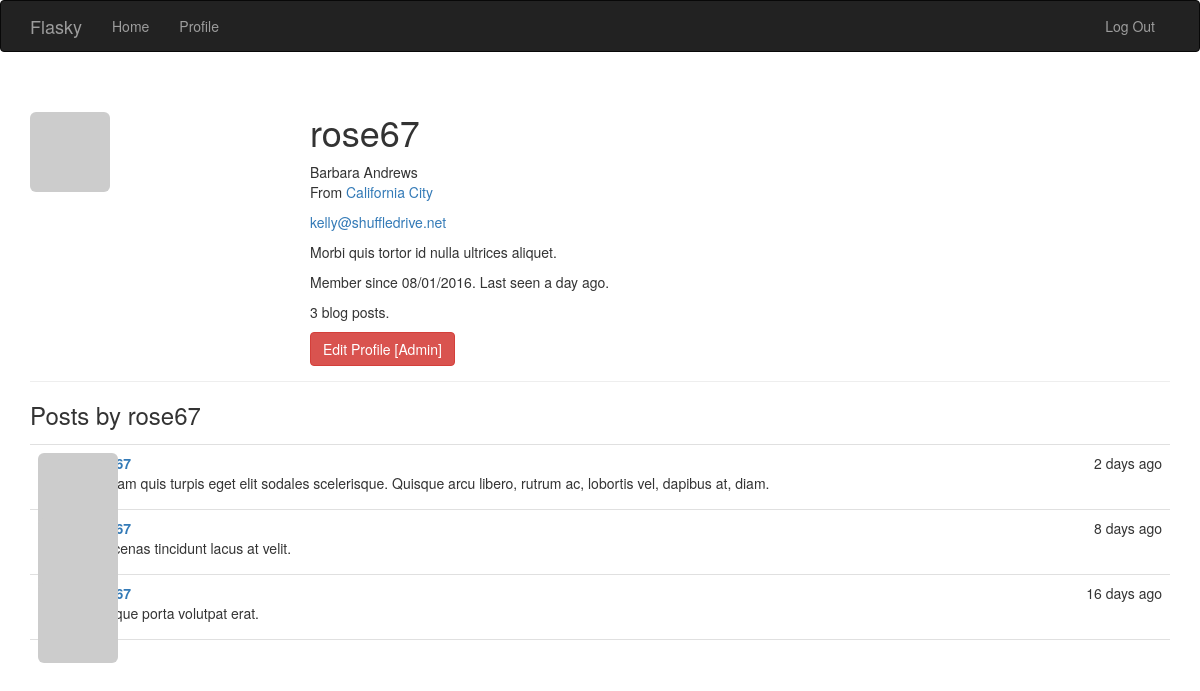
Page /user/rose67 (signed in) on the committed database.
### app/models.py (models this page shows, shortened)
class User(UserMixin, db.Model):
    __tablename__ = 'users'
    id = db.Column(db.Integer, primary_key=True)
    email = db.Column(db.String(64), unique=True, index=True)
    username = db.Column(db.String(64), unique=True, index=True)
    password_hash = db.Column(db.String(128))
    role_id = db.Column(db.Integer, db.ForeignKey('roles.id'))
    password_hash = db.Column(db.String(128))
    confirmed = db.Column(db.Boolean, default=False)
    name = db.Column(db.String(64))
    location = db.Column(db.String(64))
    about_me = db.Column(db.Text())
    member_since = db.Column(db.DateTime(), default=datetime.utcnow)
    last_seen = db.Column(db.DateTime(), default=datetime.utcnow)
    posts = db.relationship('Post', backref='author', lazy='dynamic')
    def can(self, permissions):
        return self.role is not None and \
               (self.role.permissions & permissions) == permissions
    def is_administrator(self):
        return self.can(Permission.ADMINISTER)
    @property
    def password(self):
        raise AttributeError('password is not readable attribute')
    def ping(self):
        self.last_seen = datetime.utcnow()
        db.session.add(self)
    def gravatar(self, size=100, default='identicon', rating='g'):
        if request.is_secure:
            url = 'https://secure.gravatar.com/avatar'
        else:
            url = 'http://www.gravatar.com/avatar'
        hash = hashlib.md5(self.email.encode('utf-8')).hexdigest()
        return '{url}/{hash}?s={size}&d={default}&r={rating}'.format(
            url=url, hash=hash, size=size, default=default, rating=rating)

class Post(db.Model):
    __tablename__ = 'posts'
    id = db.Column(db.Integer, primary_key=True)
    body = db.Column(db.Text)
    timestamp = db.Column(db.DateTime, index=True, default=datetime.utcnow)
    author_id = db.Column(db.Integer, db.ForeignKey('users.id'))

### app/main/views.py (the view)
@main.route('/user/<username>')
def user(username):
    user = User.query.filter_by(username=username).first()
    if user is None:
        abort(404)
    posts = user.posts.order_by(Post.timestamp.desc()).all()
    return render_template('user.html', user=user, posts=posts)

### app/auth/views.py (called while the page is built)
@auth.before_app_request
def before_request():
    if current_user.is_authenticated:
        current_user.ping()
        if not current_user.confirmed \
        and request.endpoint[:5] != 'auth.':
            return redirect(url_for('auth.unconfirmed'))

### app/main/__init__.py (called while the page is built)
@main.app_context_processor
def inject_permissions():
    return dict(Permission=Permission)

### app/models.py (called while the page is built)
@login_manager.user_loader
def load_user(user_id):
    return User.query.get(int(user_id))

### app/templates/user.html (shortened to what this page needs)
{% extends "base.html" %}
{% block page_content %}
<div class="page-header">
    <img class="img-rounded profile-thumbnail" src="{{ user.gravatar(size=256) }}">
    <div class="profile-header">
        <h1>{{ user.username }}</h1>
        {% if user.name or user.location %}
        <p>
            {% if user.name %}{{ user.name }}<br>{% endif %}
            {% if user.location %}
                From <a href="http://maps.google.com/?q={{ user.location }}">{{ user.location }}</a><br>
            {% endif %}
        </p>
        {% endif %}
        {% if current_user.is_administrator() %}
        <p><a href="mailto:{{ user.email }}">{{ user.email }}</a></p>
        {% endif %}
        {% if user.about_me %}<p>{{ user.about_me }}</p>{% endif %}
        <p>Member since {{ moment(user.member_since).format('L') }}. Last seen {{ moment(user.last_seen).fromNow() }}.</p>
        <p>{{ user.posts.count() }} blog posts.</p>
        <p>
            {% if current_user.is_administrator() %}
            <a class="btn btn-danger" href="{{ url_for('.edit_profile_admin', id=user.id) }}">Edit Profile [Admin]</a>
            {% endif %}
        </p>
    </div>
</div>
<h3>Posts by {{ user.username }}</h3>
{% include '_posts.html' %}
{% endblock %}

### app/templates/_posts.html
<ul class="posts">
    {% for post in posts %}
    <li class="post">
        <div class="post-thumbnail">
            <a href="{{ url_for('.user', username=post.author.username) }}">
                <img class="img-rounded profile-thumbnail" src="{{ post.author.gravatar(size=40) }}">
            </a>
        </div>
        <div class="post-content">
            <div class="post-date">{{ moment(post.timestamp).fromNow() }}</div>
            <div class="post-author"><a href="{{ url_for('.user', username=post.author.username) }}">{{ post.author.username }}</a></div>
            <div class="post-body">{{ post.body }}</div>
        </div>
    </li>
    {% endfor %}
</ul>

### app/static/styles.css (style rules this page uses)
.profile-thumbnail { position: absolute; }
.profile-header { min-height: 260px; margin-left: 280px; }
ul.posts { list-style-type: none; padding: 0px; margin: 16px 0px 0px 0px; border-top: 1px solid #e0e0e0; }
ul.posts li.post { padding: 8px; border-bottom: 1px solid #e0e0e0; }
div.post-date { float: right; }
div.post-author { font-weight: bold; }
div.post-thumbnail { position: absolute; }
div.post-content { margin-left: 48px; min-height: 48px; }

### rows in the picture
User: username "rose67", name "Barbara Andrews", location "California City", email "kelly@shuffledrive.net", about_me "Morbi quis tortor id nulla ultrices aliquet.", member_since "08/01/2016", last_seen "a day ago"
Post: timestamp "2 days ago", body "Aliquam quis turpis eget elit sodales scelerisque. Quisque arcu libero, rutrum ac, lobortis vel, dapibus at, diam."
Post: timestamp "8 days ago", body "Maecenas tincidunt lacus at velit."
Post: timestamp "16 days ago", body "Quisque porta volutpat erat."

### other values in the picture
{{ user.posts.count() }} "3"
